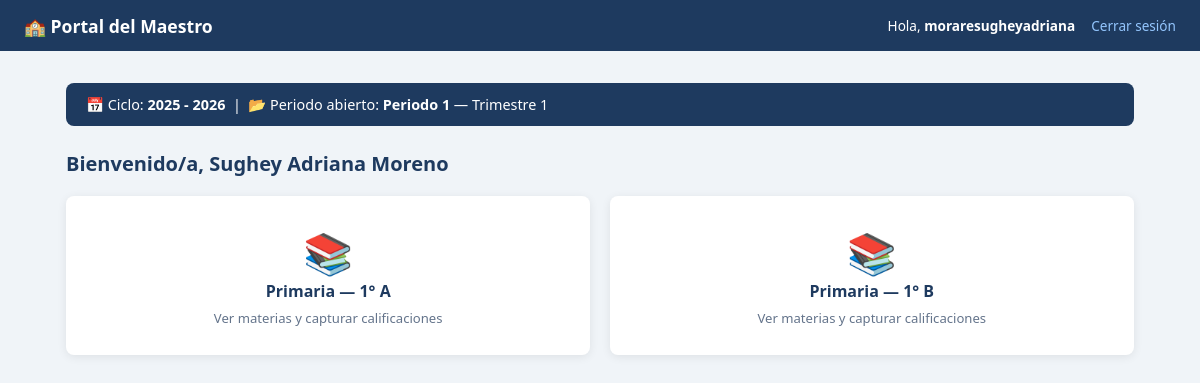
/maestro/dashboard.php (signed in), run on the app's committed database.
### tables this page shows
CREATE TABLE `ciclos_escolares` (
  `id` int(10) unsigned NOT NULL AUTO_INCREMENT,
  `nombre` varchar(30) NOT NULL,
  `fecha_inicio` date NOT NULL,
  `fecha_fin` date NOT NULL,
  `activo` tinyint(1) NOT NULL DEFAULT 0,
  `creado_en` timestamp NOT NULL DEFAULT current_timestamp(),
  PRIMARY KEY (`id`),
  UNIQUE KEY `nombre` (`nombre`)
);

CREATE TABLE `periodos_apertura` (
  `id` int(10) unsigned NOT NULL AUTO_INCREMENT,
  `ciclo_id` int(10) unsigned NOT NULL,
  `periodo` tinyint(3) unsigned NOT NULL COMMENT '1 al 6',
  `abierto` tinyint(1) NOT NULL DEFAULT 0,
  `abierto_en` datetime DEFAULT NULL,
  `cerrado_en` datetime DEFAULT NULL,
  PRIMARY KEY (`id`),
  UNIQUE KEY `uk_ciclo_periodo` (`ciclo_id`,`periodo`),
  CONSTRAINT `fk_periodo_ciclo` FOREIGN KEY (`ciclo_id`) REFERENCES `ciclos_escolares` (`id`)
);

CREATE TABLE `profesores` (
  `id` int(10) unsigned NOT NULL AUTO_INCREMENT,
  `user_id` int(10) unsigned NOT NULL,
  `nombre` varchar(100) NOT NULL,
  `apellido_paterno` varchar(60) NOT NULL,
  `apellido_materno` varchar(60) DEFAULT NULL,
  `curp` char(18) DEFAULT NULL,
  `fecha_nacimiento` date NOT NULL,
  `genero` enum('masculino','femenino','otro') NOT NULL,
  `tipo` enum('titular','frances','cocurricular') NOT NULL DEFAULT 'titular',
  `telefono` varchar(20) DEFAULT NULL,
  `correo` varchar(120) DEFAULT NULL,
  `activo` tinyint(1) NOT NULL DEFAULT 1,
  `creado_en` datetime NOT NULL DEFAULT current_timestamp(),
  PRIMARY KEY (`id`),
  UNIQUE KEY `user_id` (`user_id`),
  UNIQUE KEY `curp` (`curp`),
  CONSTRAINT `fk_profesor_user` FOREIGN KEY (`user_id`) REFERENCES `users` (`id`)
);

### models/CicloModel.php (called while the page is built, shortened)
<?php
class CicloModel {
    private mysqli $db;
    public function __construct(mysqli $db) {
        $this->db = $db;
    }
    public function obtenerActivo(): ?array {
        $res = $this->db->query(
            "SELECT id, nombre, fecha_inicio, fecha_fin
             FROM ciclos_escolares WHERE activo = 1 LIMIT 1"
        );
        return ($res && $res->num_rows > 0) ? $res->fetch_assoc() : null;
    }
}

### models/PeriodoAperturaModel.php (called while the page is built, shortened)
<?php
class PeriodoAperturaModel {
    private mysqli $db;
    public function __construct(mysqli $db) {
        $this->db = $db;
    }
    public function obtenerAbierto(int $cicloId): ?array {
        $stmt = $this->db->prepare("
            SELECT id, periodo FROM periodos_apertura
            WHERE ciclo_id = ? AND abierto = 1 LIMIT 1
        ");
        $stmt->bind_param('i', $cicloId);
        $stmt->execute();
        $res = $stmt->get_result();
        return $res->num_rows > 0 ? $res->fetch_assoc() : null;
    }
}

### models/ProfesorModel.php (called while the page is built, shortened)
<?php
class ProfesorModel {
    private mysqli $db;
    public function __construct(mysqli $db, UserModel $userModel) {
        $this->db        = $db;
    }
    public function obtenerPorUserId(int $userId): ?array {
        $stmt = $this->db->prepare(
            "SELECT * FROM profesores WHERE user_id = ? LIMIT 1"
        );
        $stmt->bind_param('i', $userId);
        $stmt->execute();
        $res = $stmt->get_result();
        return $res->num_rows > 0 ? $res->fetch_assoc() : null;
    }
}

### models/CalificacionModel.php (called while the page is built, shortened)
<?php
class CalificacionModel {
    private mysqli $db;
    public function __construct(mysqli $db) {
        $this->db = $db;
    }
    public function obtenerGruposDeProfesor(int $profesorId, int $cicloId): array {
        $stmt = $this->db->prepare("
            SELECT DISTINCT a.seccion, a.grado, a.grupo
            FROM asignaciones a
            JOIN asignacion_maestros am ON am.asignacion_id = a.id
            WHERE am.profesor_id = ? AND a.ciclo_id = ? AND a.activo = 1 AND am.activo = 1
            ORDER BY a.seccion, a.grado, a.grupo
        ");
        $stmt->bind_param('ii', $profesorId, $cicloId);
        $stmt->execute();
        return $stmt->get_result()->fetch_all(MYSQLI_ASSOC);
    }
}

### maestro/dashboard.php (the view, shortened to what this page needs)
<?php
require_once __DIR__ . '/../models/ProfesorModel.php';
require_once __DIR__ . '/../models/CicloModel.php';
require_once __DIR__ . '/../models/PeriodoAperturaModel.php';
require_once __DIR__ . '/../models/CalificacionModel.php';
$db            = getConexion();
$profModelo    = new ProfesorModel($db, new UserModel($db));
$cicloModelo   = new CicloModel($db);
$periodoModelo = new PeriodoAperturaModel($db);
$calModelo     = new CalificacionModel($db);
$profesor = $profModelo->obtenerPorUserId((int)$_SESSION['user_id']);
$cicloActivo    = $cicloModelo->obtenerActivo();
$periodoAbierto = $cicloActivo
    ? $periodoModelo->obtenerAbierto((int)$cicloActivo['id'])
    : null;
$grupos = $cicloActivo
    ? $calModelo->obtenerGruposDeProfesor((int)$profesor['id'], (int)$cicloActivo['id'])
    : [];
include __DIR__ . '/../includes/header.php';
?>
<main class="container">
  <?php if (!$cicloActivo): ?>
    <p class="alert alert--error">⚠️ No hay ciclo escolar activo.</p>
  <?php elseif (!$periodoAbierto): ?>
    <p class="alert alert--info">📋 No hay ningún periodo abierto actualmente. Consulta al administrador.</p>
  <?php else: ?>
    <div class="ciclo-banner" style="margin-bottom:1.5rem;">
      <span class="ciclo-banner__label">
        📅 Ciclo: <strong><?= htmlspecialchars($cicloActivo['nombre']) ?></strong>
        &nbsp;|&nbsp;
        📂 Periodo abierto: <strong>Periodo <?= $periodoAbierto['periodo'] ?></strong>
        — Trimestre <?= (int)ceil($periodoAbierto['periodo'] / 2) ?>
      </span>
    </div>
  <?php endif; ?>
  <h2 class="section-title">
    Bienvenido/a, <?= htmlspecialchars($profesor['nombre'] . ' ' . $profesor['apellido_paterno']) ?>
  </h2>
  <?php if (empty($grupos)): ?>
    <p class="empty-state">No tienes grupos asignados en el ciclo actual.</p>
  <?php else: ?>
    <div class="card-grid">
      <?php foreach ($grupos as $g): ?>
        <a class="nav-card"
           href="captura.php?seccion=<?= $g['seccion'] ?>&grado=<?= $g['grado'] ?>&grupo=<?= $g['grupo'] ?>">
          <span class="nav-card__icon" aria-hidden="true">📚</span>
          <h3 class="nav-card__title">
            <?= ucfirst($g['seccion']) ?> — <?= $g['grado'] ?>° <?= $g['grupo'] ?>
          </h3>
          <p class="nav-card__desc">Ver materias y capturar calificaciones</p>
        </a>
      <?php endforeach; ?>
    </div>
  <?php endif; ?>
</main>
<?php include __DIR__ . '/../includes/footer.php'; ?>

### css/style.css (style rules this page uses)
:root { --color-primary: #1e3a5f; --color-primary-h: #2d5282; --color-accent: #3b82f6; --color-bg: #f0f4f8; --color-surface: #ffffff; --color-border: #e2e8f0; --color-text: #334155; --color-muted: #64748b; --color-placeholder:#94a3b8; --color-success-bg: #d1fae5; --color-success-tx: #065f46; --color-error-bg: #fee2e2; --color-error-tx: #991b1b; --color-warn-bg: #fef3c7; --color-warn-tx: #92400e; --color-info-bg: #eff6ff; --color-info-tx: #1e3a5f; --color-badge-bg: #dbeafe; --color-badge-tx: #1d4ed8; --radius: 8px; --radius-sm: 4px; --shadow: 0 2px 10px rgba(0,0,0,.08); --shadow-lg: 0 6px 18px rgba(0,0,0,.12); --font: 'Segoe UI', system-ui, sans-serif; }
*, *::before, *::after { box-sizing: border-box; margin: 0; padding: 0; }
body { font-family: var(--font); background: var(--color-bg); color: var(--color-text); min-height: 100vh; }
.container { max-width: 1100px; margin: 2rem auto; padding: 0 1rem; }
.section-title { color: var(--color-primary); margin-bottom: 1.2rem; font-size: 1.25rem; }
.card-grid { display: grid; grid-template-columns: repeat(auto-fit, minmax(220px, 1fr)); gap: 1.2rem; }
.nav-card { background: var(--color-surface); border-radius: var(--radius); box-shadow: var(--shadow); padding: 1.8rem 1.5rem; text-align: center; text-decoration: none; color: var(--color-primary); display: block; transition: transform .15s, box-shadow .15s; }
.nav-card__icon { font-size: 2.5rem; margin-bottom: .8rem; }
.nav-card__title { font-size: 1rem; font-weight: 600; }
.nav-card__desc { font-size: .82rem; color: var(--color-muted); margin-top: .4rem; }
.ciclo-banner { display: flex; align-items: center; gap: .75rem; background: var(--color-primary); color: #fff; border-radius: var(--radius); padding: .75rem 1.25rem; margin-bottom: 1.5rem; font-size: .9rem; }
.ciclo-banner__label { flex: 1; }

### data on the page
ciclos_escolares: nombre "2025 - 2026"
periodos_apertura: periodo "1", ceil($periodoAbierto['periodo']/2) "1"
profesores: nombre+apellido_paterno "Sughey Adriana Moreno"

### other printed values
$pageTitle "Portal del Maestro"
$_SESSION['username'] "moraresugheyadriana"
$g['seccion'] "Primaria"
$g['grado'] "1"
$g['grupo'] "A"
$g['grupo'] "B"
